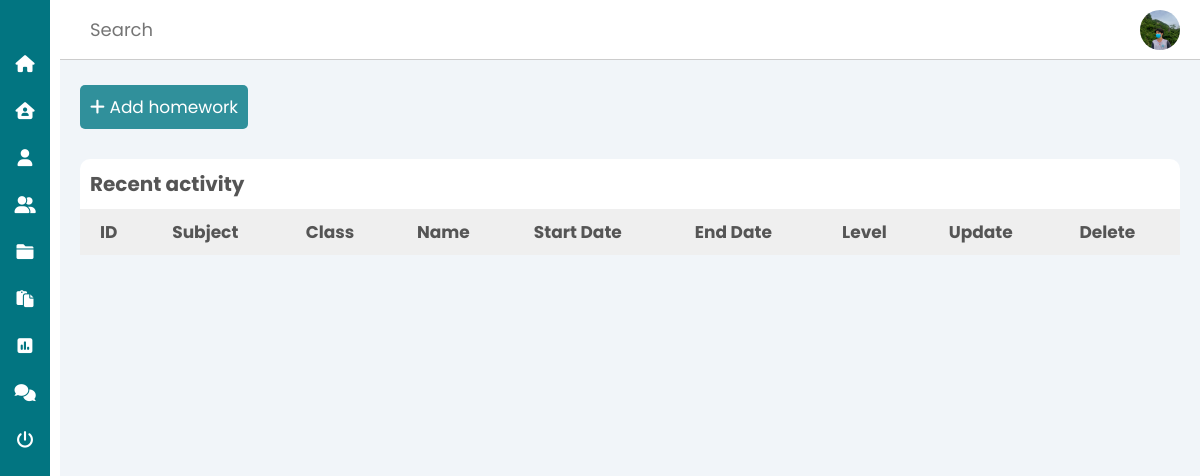
Before: /teacher/homework.php with the older database file.
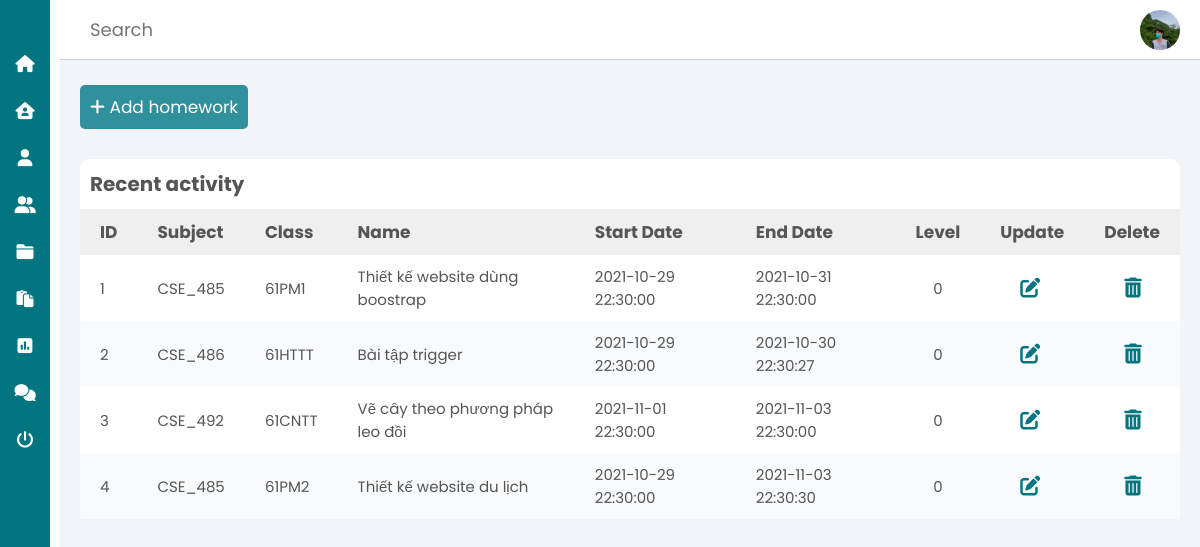
After: the same page with the newer database file.
### tables this page shows
CREATE TABLE `tb_homework` (
  `id_homework` int(11) NOT NULL,
  `id_subject` char(10) DEFAULT NULL,
  `id_class` char(10) DEFAULT NULL,
  `name_homework` varchar(100) DEFAULT NULL,
  `start_date` datetime DEFAULT NULL,
  `end_date` datetime DEFAULT NULL,
  `home_level` tinyint(4) NOT NULL
);

### teacher/homework.php (the view)
<?php
    include('connect_database/connect.php');
    include('header.php');
?>
    <main>
        <a href="add_homework.php" class="btn btn-add"><i class="fas fa-plus"></i> Add homework</a>
        <section class="recent">
            <div class="activity-grid">
                <div class="activity-card">
                    <h3>Recent activity</h3>
                    <div class="table-responsive">
                        <table>
                            <thead>
                                <tr>
                                    <th>ID</th>
                                    <th>Subject</th>
                                    <th>Class</th>
                                    <th>Name</th>
                                    <th>Start Date</th>
                                    <th>End Date</th>
                                    <th>Level</th>
                                    <th>Update</th>
                                    <th>Delete</th>
                                </tr>
                            </thead>
                            <tbody><tbody>
                                <?php
                                    $sql = "SELECT * FROM tb_homework";
                                    $res = mysqli_query($conn, $sql);
                                    if($res == TRUE)
                                    {
                                        $count = mysqli_num_rows($res);
                                        if($count>0)
                                        {
                                            while($row = mysqli_fetch_assoc($res))
                                            {
                                                $id_home = $row['id_homework'];
                                                $id_sub = $row['id_subject'];
                                                $id_class = $row['id_class'];
                                                $name = $row['name_homework'];
                                                $sdate = $row['start_date'];
                                                $edate = $row['end_date'];
                                                $home_level = $row['home_level'];
                                ?>
                                                <tr>
                                                    <td><?php echo $id_home; ?></td>
                                                    <td><?php echo $id_sub; ?></td>
                                                    <td><?php echo $id_class; ?></td>
                                                    <td><?php echo $name ?></td>
                                                    <td><?php echo $sdate; ?></td>
                                                    <td><?php echo $edate; ?></td>
                                                    <td class="status"><?php echo $home_level; ?></td>
                                                    <td>
                                                        <a href="update_homework.php?id_home=<?php echo $id_home ?>" class="update-icon">
                                                            <i class="fas fa-edit"></i>
                                                        </a>
                                                    </td>
                                                    <td>
                                                        <a href="delete_homework.php?id_home=<?php echo $id_home ?>" class="update-icon">
                                                            <i class="fas fa-trash-alt"></i>
                                                        </a>
                                                    </td>
                                                </tr>
                                <?php
                                            }
                                        }
                                        else
                                        {
                                        }
                                    }
                                ?>
                            </tbody>
                        </table>
                    </div>
                </div>
            </div>
        </section>
    </div>
<?php
include('footer.php');
?>

Changed rows visible on the page:
added tb_homework: id_homework "1", id_subject "CSE_485", id_class "61PM1", name_homework "Thiết kế website dùng boostrap", start_date "2021-10-29 22:30:00", end_date "2021-10-31 22:30:00", home_level "0"
added tb_homework: id_homework "2", id_subject "CSE_486", id_class "61HTTT", name_homework "Bài tập trigger", start_date "2021-10-29 22:30:00", end_date "2021-10-30 22:30:27", home_level "0"
added tb_homework: id_homework "3", id_subject "CSE_492", id_class "61CNTT", name_homework "Vẽ cây theo phương pháp leo đồi", start_date "2021-11-01 22:30:00", end_date "2021-11-03 22:30:00", home_level "0"
added tb_homework: id_homework "4", id_subject "CSE_485", id_class "61PM2", name_homework "Thiết kế website du lịch", start_date "2021-10-29 22:30:00", end_date "2021-11-03 22:30:30", home_level "0"
